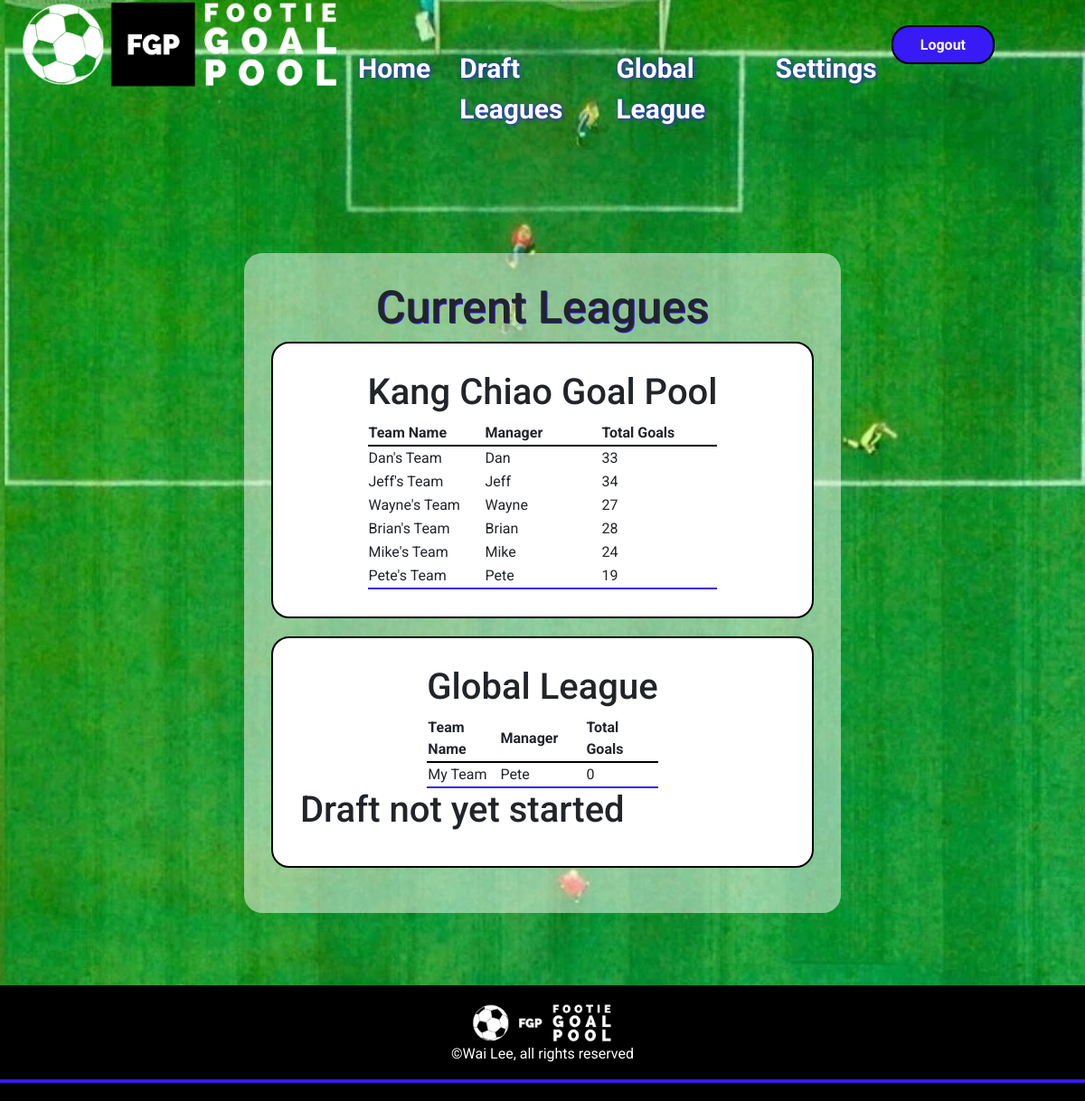
The page /leagueview (signed in) on the database as committed earlier.
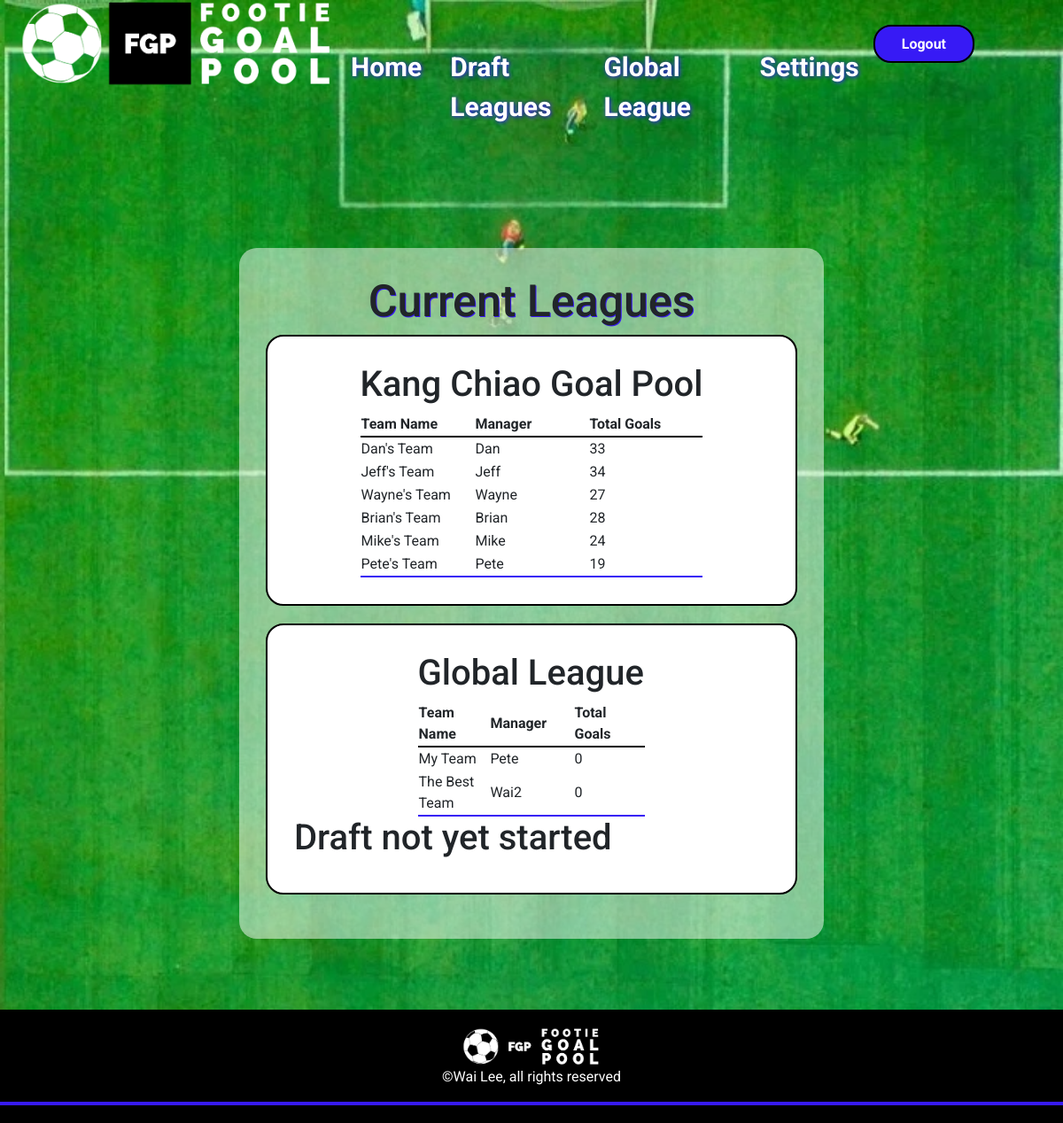
The same page on the database as committed later.
### goalpoolapp/models.py (models this page shows, shortened)
class League(models.Model):
    teamlimit = models.IntegerField()
    leaguename = models.CharField(max_length=64)
    leaguecode = models.CharField(max_length = 10, blank=True, null=True)
    teamplayerslimit = models.IntegerField(validators=[MaxValueValidator(20), MinValueValidator(1)])
    transfersActivated = models.BooleanField(default=False)
    transfersAllowed = models.BooleanField(default=False)
    duplicatePlayersAllowed = models.BooleanField()
    admin = models.ForeignKey(User, on_delete=models.CASCADE, related_name="administratedleague")
    draftcomplete = models.BooleanField(default=False)
    draftstarted = models.BooleanField(default=False)
    draftposition = models.IntegerField(default=1)
    draftdecending = models.BooleanField(default=False)

class Team(models.Model):
    manager = models.ForeignKey(User, on_delete=models.CASCADE, related_name="managedteams")
    league = models.ForeignKey(League, on_delete=models.CASCADE, related_name="leagueteams")
    players = models.ManyToManyField(Player, related_name="teams", blank=True)
    provisionalplayers = models.ManyToManyField(Player, related_name="provisionalteams", blank=True)
    rank = models.IntegerField(default=1)
    teamname = models.CharField(max_length=64)
    totalgoals = models.IntegerField(default=0)
    draftnumber = models.IntegerField(blank=True, null=True)

class User(AbstractUser):
    pass

### goalpoolapp/views.py (the view)
# urls.py: path('leagueview', views.leagueview, name='leagueview'),
def leagueview(request):
    teams = Team.objects.filter(manager=request.user)
    leagues = League.objects.filter(leagueteams__in=teams)
    return render(request, 'goalpoolapp/leagueview.html', {
        "teams": teams,
        "leagues": leagues,
    })

### goalpoolapp/templates/goalpoolapp/leagueview.html (shortened to what this page needs)
{% extends "goalpoolapp/layout.html" %}
{% load static %}
{% block body %}
<div id="main-page-content-container">
    <div id="main-page-content">
        <h2>Current Leagues</h2>
        {% for league in leagues %}
            <div class="leaguecontainer">
                <div class="leaguetable">
                    <h3>{{ league.leaguename }}</h3>
                    <table>
                        <tr>
                            <th>Team Name</th>
                            <th>Manager</th>
                            <th>Total Goals</th>
                        </tr>
                        {% for team in league.leagueteams.all %}
                        <tr>
                            <td>{{ team.teamname }}</td>
                            <td>{{ team.manager }}</td>
                            <td>{{ team.totalgoals }}</td>
                        </tr>
                        {% endfor %}
                    </table>
                </div>
                <div class="leaguedetails">
                    {% if league.draftstarted == False %}
                        <h3>Draft not yet started</h3>
                    {% endif %}
                </div>
            </div>
        {% endfor %}
    </div>
</div>
{% endblock %}

Rows that differ between the two databases and show on the page:
added Team: teamname "The Best Team", manager "Wai2", totalgoals "0", shown under League "Global League"
